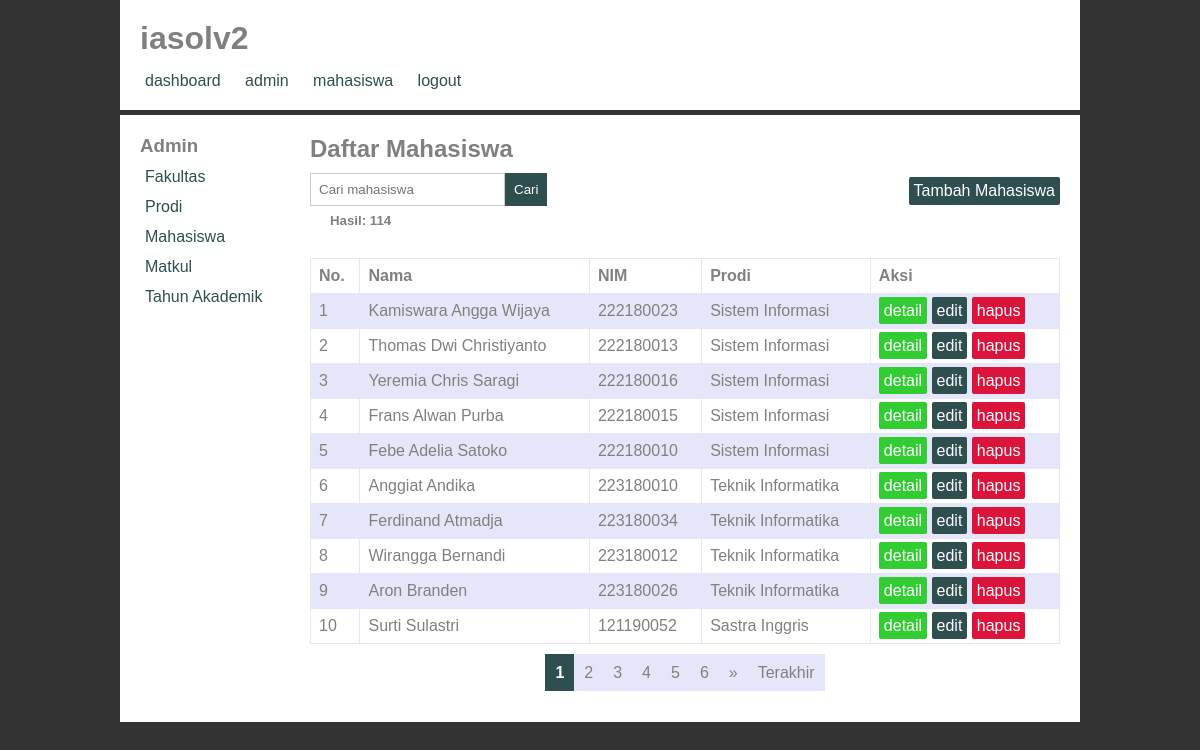
Page /index.php/admin/mahasiswa on the earlier database version.
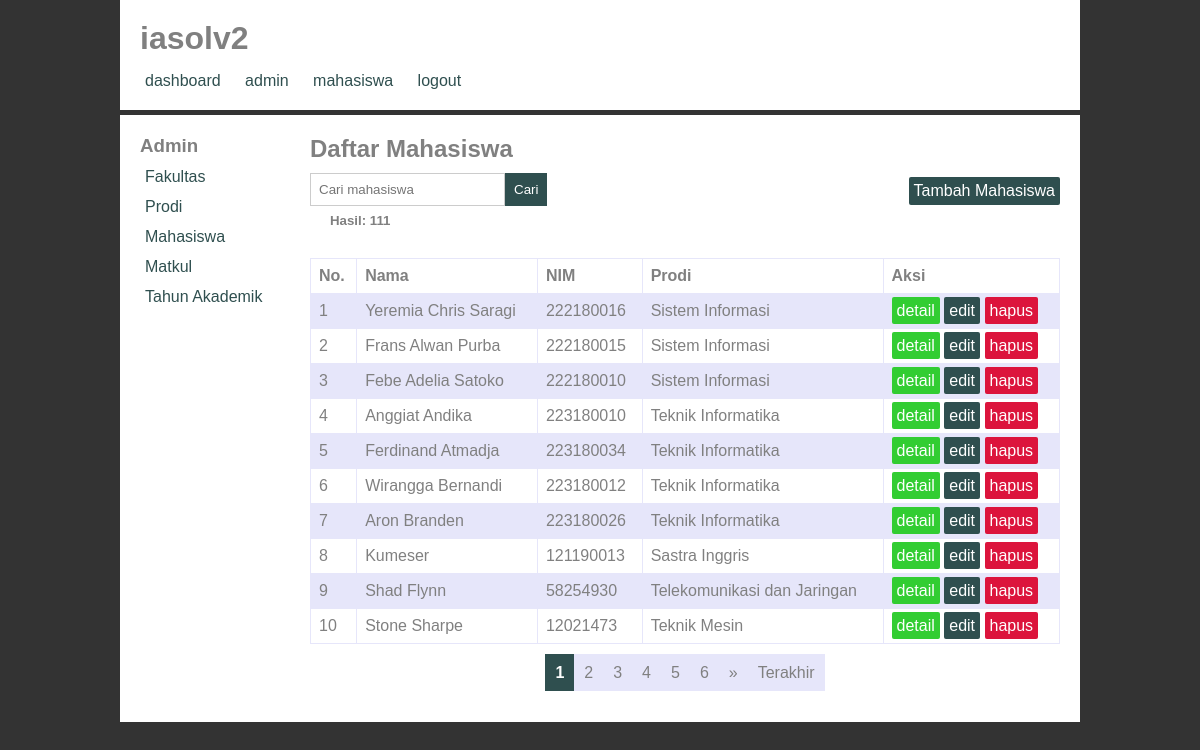
Same page on the later database version.
### tables this page shows
CREATE TABLE `mahasiswa` (
  `id` int(11) NOT NULL,
  `nim` int(11) NOT NULL,
  `nama_lengkap` varchar(100) NOT NULL,
  `alamat` varchar(255) NOT NULL,
  `email` varchar(100) NOT NULL,
  `telp` varchar(12) NOT NULL,
  `tempat_lahir` varchar(30) NOT NULL,
  `tgl_lahir` date NOT NULL,
  `jenis_kel` varchar(6) NOT NULL,
  `nama_prodi` varchar(100) NOT NULL
);

### application/controllers/admin/Mahasiswa.php (called while the page is built, shortened)
<?php
class Mahasiswa extends CI_Controller {
  public function __construct() {
    $this->load->model('Mahasiswa_model');
    $this->load->library('form_validation');
  }
  public function index() {
    $data['judul'] = 'Mahasiswa';
    $this->load->library('pagination');
    if($this->input->post('keyword')) {
      $data['keyword'] = $this->input->post('keyword');
      $this->session->set_userdata('keyword',$data['keyword']);
    } else {
      $data['keyword'] = $this->session->userdata('keyword');
    }
    $this->db->like('nim',$data['keyword']);
    $this->db->or_like('nama_lengkap',$data['keyword']);
    $this->db->or_like('alamat',$data['keyword']);
    $this->db->or_like('email',$data['keyword']);
    $this->db->or_like('telp',$data['keyword']);
    $this->db->or_like('tempat_lahir',$data['keyword']);
    $this->db->or_like('tgl_lahir',$data['keyword']);
    $this->db->or_like('jenis_kel',$data['keyword']);
    $this->db->or_like('nama_prodi',$data['keyword']);
    $this->db->from('mahasiswa');
    $config['total_rows'] = $this->db->count_all_results();
    $config['per_page'] = 10;
    $data['mulai'] = $this->uri->segment(4);
    $data['mahasiswa'] = $this->Mahasiswa_model->getMahasiswa($config['per_page'],$data['mulai'],$data['keyword']);
    $data['total_rows'] = $config['total_rows'];
    $this->load->view('admin_templates/header',$data);
    $this->load->view('admin_templates/sidebar');
    $this->load->view('admin/mahasiswa/index',$data);
    $this->load->view('admin_templates/footer');
  }
}

### index.php (called while the page is built, shortened)
<?php
require_once BASEPATH.'core/CodeIgniter.php';

### application/config/config.php (called while the page is built, shortened)
<?php
$config['base_url'] = 'http://localhost/iasolv2/';
$config['index_page'] = '';
$config['uri_protocol']	= 'REQUEST_URI';
$config['url_suffix'] = '';
$config['language']	= 'english';
$config['charset'] = 'UTF-8';
$config['enable_hooks'] = FALSE;
$config['subclass_prefix'] = 'MY_';
$config['composer_autoload'] = FALSE;
$config['permitted_uri_chars'] = 'a-z 0-9~%.:_\-';
$config['enable_query_strings'] = FALSE;
$config['controller_trigger'] = 'c';
$config['function_trigger'] = 'm';
$config['directory_trigger'] = 'd';
$config['allow_get_array'] = TRUE;
$config['log_threshold'] = 0;
$config['log_path'] = '';
$config['log_file_extension'] = '';
$config['log_file_permissions'] = 0644;
$config['log_date_format'] = 'Y-m-d H:i:s';
$config['error_views_path'] = '';
$config['cache_path'] = '';
$config['cache_query_string'] = FALSE;
$config['encryption_key'] = '';
$config['sess_driver'] = 'files';
$config['sess_cookie_name'] = 'ci_session';
$config['sess_expiration'] = 7200;
$config['sess_save_path'] = NULL;
$config['sess_match_ip'] = FALSE;
$config['sess_time_to_update'] = 300;
$config['sess_regenerate_destroy'] = FALSE;
$config['cookie_prefix']	= '';
$config['cookie_domain']	= '';
$config['cookie_path']		= '/';
$config['cookie_secure']	= FALSE;
$config['cookie_httponly'] 	= FALSE;
$config['standardize_newlines'] = FALSE;
$config['global_xss_filtering'] = FALSE;
$config['csrf_protection'] = FALSE;
$config['csrf_token_name'] = 'csrf_test_name';
$config['csrf_cookie_name'] = 'csrf_cookie_name';
$config['csrf_expire'] = 7200;
$config['csrf_regenerate'] = TRUE;
$config['csrf_exclude_uris'] = array();
$config['compress_output'] = FALSE;
$config['time_reference'] = 'local';
$config['rewrite_short_tags'] = FALSE;
$config['proxy_ips'] = '';

### application/models/Mahasiswa_model.php (called while the page is built, shortened)
<?php
class Mahasiswa_model extends CI_Model {
  public function getMahasiswa($limit,$start,$keyword = null) {
    return $this->db->get('mahasiswa',$limit,$start)->result_array();
  }
}

### application/views/admin/mahasiswa/index.php (the view, shortened to what this page needs)
<h2>Daftar Mahasiswa</h2>
<div class="cari">
  <form action="" method="post">
    <input type="text" name="keyword" placeholder="Cari mahasiswa" autofocus>
    <button type="submit">Cari</button>
  </form>
  <a href="<?php echo base_url(); ?>admin/mahasiswa/tambah" class="btn-primary">Tambah Mahasiswa</a>
</div>
<h5>Hasil: <?php echo $total_rows; ?></h5>
<table>
  <tr>
    <th>No.</th>
    <th>Nama</th>
    <th>NIM</th>
    <th>Prodi</th>
    <th>Aksi</th>
  </tr>
  <?php foreach ($mahasiswa as $mhs): ?>
    <tr>
        <td><?php echo ++$mulai; ?></td>
        <td><?php echo $mhs['nama_lengkap']; ?></td>
        <td><?php echo $mhs['nim']; ?></td>
        <td><?php echo $mhs['nama_prodi']; ?></td>
        <td>
          <a class="btn-success" href="<?php echo base_url(); ?>admin/mahasiswa/detail/<?php echo $mhs['id']; ?>">detail</a>
          <a class="btn-primary" href="<?php echo base_url(); ?>admin/mahasiswa/edit/<?php echo $mhs['id']; ?>">edit</a>
          <a class="btn-danger" href="<?php echo base_url(); ?>admin/mahasiswa/hapus/<?php echo $mhs['id']; ?>">hapus</a>
        </td>
    </tr>
  <?php endforeach; ?>
</table>
<?php echo $this->pagination->create_links(); ?>

Differences in the rows shown:
removed mahasiswa: nama_lengkap "Kamiswara Angga Wijaya", nim "222180023", nama_prodi "Sistem Informasi"
removed mahasiswa: nama_lengkap "Thomas Dwi Christiyanto", nim "222180013", nama_prodi "Sistem Informasi"
removed mahasiswa: nama_lengkap "Surti Sulastri", nim "121190052", nama_prodi "Sastra Inggris"
now on this page (row edited): mahasiswa: nama_lengkap "Kumeser", nim "121190013", nama_prodi "Sastra Inggris"
now on this page (row unchanged): mahasiswa: nama_lengkap "Shad Flynn", nim "58254930", nama_prodi "Telekomunikasi dan Jaringan"
now on this page (row unchanged): mahasiswa: nama_lengkap "Stone Sharpe", nim "12021473", nama_prodi "Teknik Mesin"
Other differences:
$total_rows: "114" → "111"
